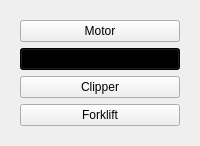
         <widget class="QWidget" name="BeforeComponentControl">
          <layout class="QVBoxLayout" name="verticalLayout_28">
           <item>
            <widget class="QWidget" name="ChooseListOptionsWidget" native="true">
             <property name="sizePolicy">
              <sizepolicy hsizetype="Preferred" vsizetype="Preferred">
               <horstretch>0</horstretch>
               <verstretch>0</verstretch>
              </sizepolicy>
             </property>
             <layout class="QVBoxLayout" name="verticalLayout_27">
              <item>
               <widget class="QPushButton" name="ChooseMotor">
                <property name="sizePolicy">
                 <sizepolicy hsizetype="Minimum" vsizetype="Preferred">
                  <horstretch>0</horstretch>
                  <verstretch>0</verstretch>
                 </sizepolicy>
                </property>
                <property name="styleSheet">
                 <string notr="true"/>
                </property>
                <property name="text">
                 <string>Motor</string>
                </property>
               </widget>
              </item>
              <item>
               <widget class="QPushButton" name="ChooseVision">
                <property name="sizePolicy">
                 <sizepolicy hsizetype="Minimum" vsizetype="Preferred">
                  <horstretch>0</horstretch>
                  <verstretch>0</verstretch>
                 </sizepolicy>
                </property>
                <property name="styleSheet">
                 <string notr="true">background-color: #000000;</string>
                </property>
                <property name="text">
                 <string>Vision</string>
                </property>
               </widget>
              </item>
              <item>
               <widget class="QPushButton" name="ChooseClipper">
                <property name="sizePolicy">
                 <sizepolicy hsizetype="Minimum" vsizetype="Preferred">
                  <horstretch>0</horstretch>
                  <verstretch>0</verstretch>
                 </sizepolicy>
                </property>
                <property name="styleSheet">
                 <string notr="true"/>
                </property>
                <property name="text">
                 <string>Clipper</string>
                </property>
               </widget>
              </item>
              <item>
               <widget class="QPushButton" name="ChooseForklift">
                <property name="sizePolicy">
                 <sizepolicy hsizetype="Minimum" vsizetype="Preferred">
                  <horstretch>0</horstretch>
                  <verstretch>0</verstretch>
                 </sizepolicy>
                </property>
                <property name="styleSheet">
                 <string notr="true"/>
                </property>
                <property name="text">
                 <string>Forklift</string>
                </property>
               </widget>
              </item>
             </layout>
            </widget>
           </item>
          </layout>
         </widget>
